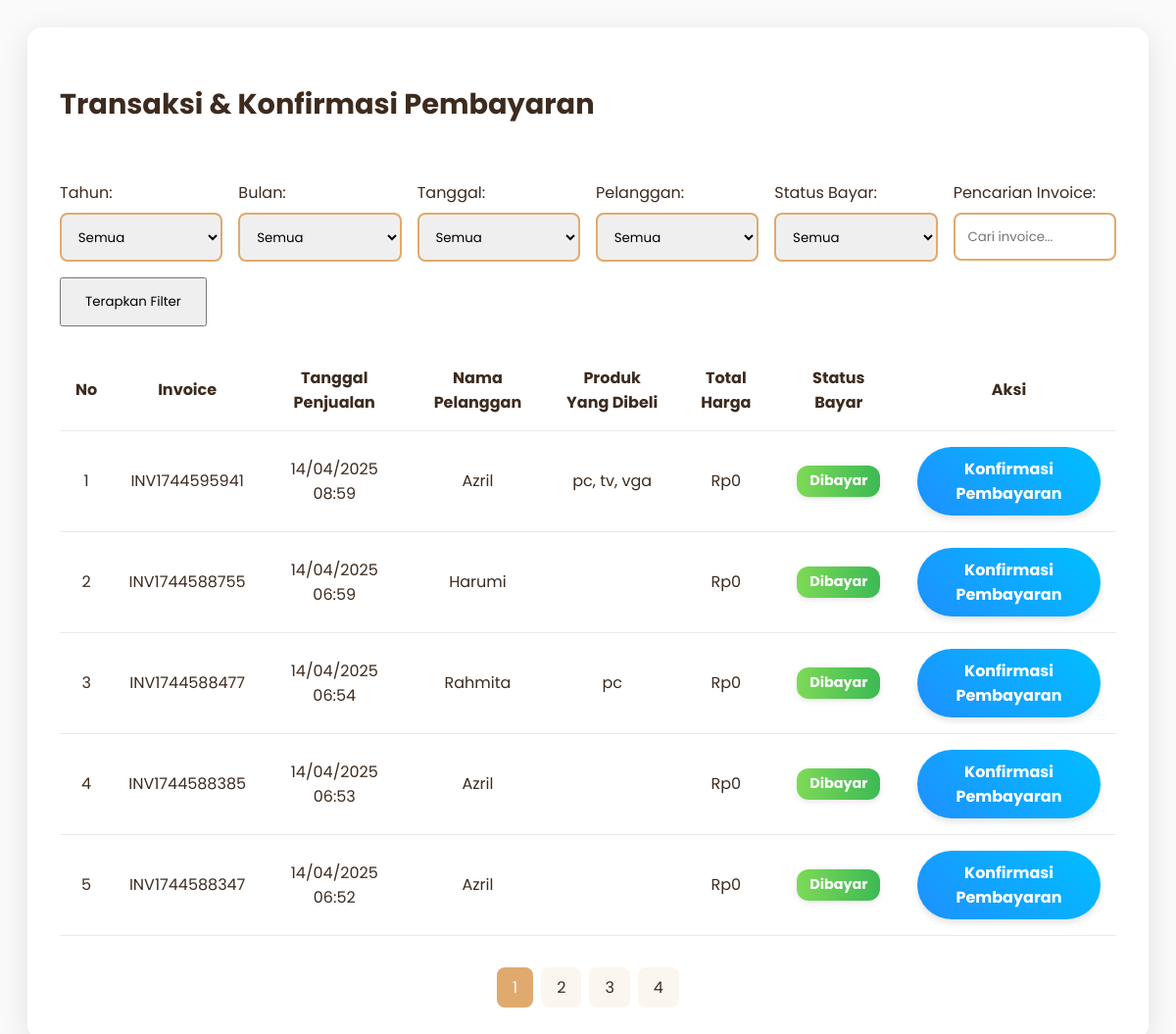
The page /admin/transaksi/transaksi.php on the database as committed earlier.
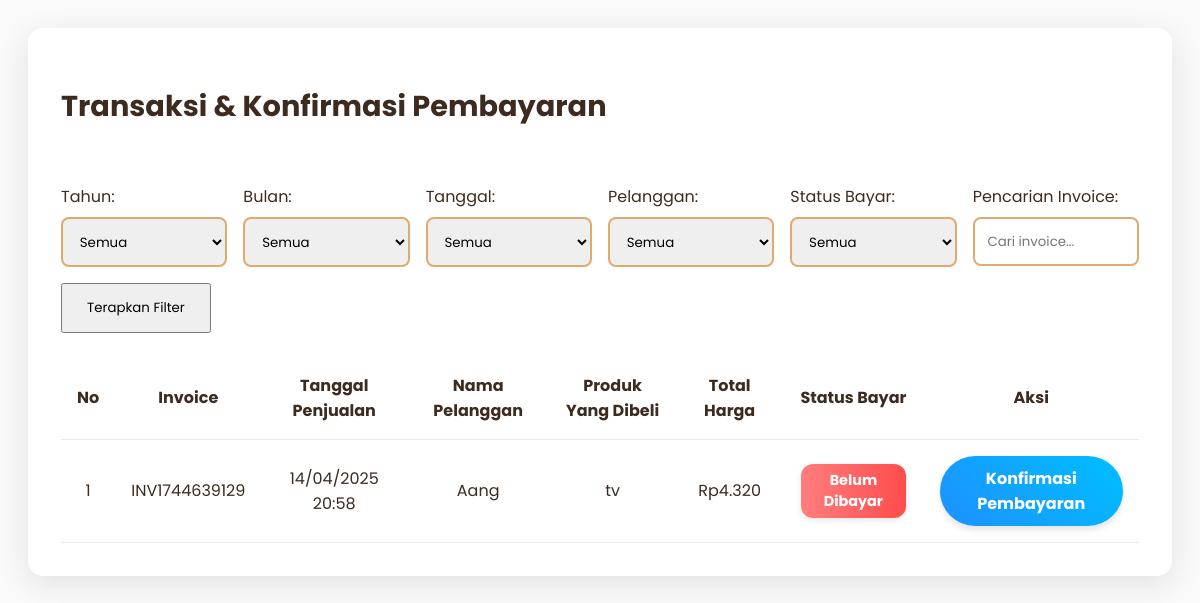
The same page on the database as committed later.
### tables this page shows
CREATE TABLE `penjualan` (
  `PenjualanID` int(10) NOT NULL,
  `TanggalPenjualan` datetime DEFAULT NULL,
  `tgl_bayar` datetime DEFAULT NULL,
  `PelangganID` int(10) DEFAULT NULL,
  `status_bayar` enum('belum dibayar','dibayar') NOT NULL DEFAULT 'belum dibayar',
  `invoice` varchar(50) NOT NULL,
  `diskon` decimal(5,2) DEFAULT NULL,
  `pajak` decimal(5,2) DEFAULT NULL,
  `updated_at` datetime DEFAULT current_timestamp() ON UPDATE current_timestamp()
);

CREATE TABLE `pelanggan` (
  `PelangganID` int(10) NOT NULL,
  `NamaPelanggan` varchar(255) DEFAULT NULL,
  `Alamat` text DEFAULT NULL,
  `NomorTelepon` varchar(20) DEFAULT NULL,
  `jk` enum('Laki_Laki','Perempuan') NOT NULL
);

### admin/transaksi/transaksi.php (the view, shortened to what the changed rows need)
<?php
$koneksi = new mysqli("localhost", "root", "", "kasir_reddra");
$tahun            = isset($_GET['tahun']) ? $_GET['tahun'] : '';
$bulan            = isset($_GET['bulan']) ? $_GET['bulan'] : '';
$tanggal          = isset($_GET['tanggal']) ? $_GET['tanggal'] : '';
$pelanggan_filter = isset($_GET['pelanggan']) ? $_GET['pelanggan'] : '';
$search           = isset($_GET['search']) ? $_GET['search'] : '';
$status_filter    = isset($_GET['status_bayar']) ? $_GET['status_bayar'] : '';
$where_conditions = [];
$params = [];
$param_types = "";
$where_clause = (count($where_conditions) > 0) ? "WHERE " . implode(" AND ", $where_conditions) : "";
$results_per_page = 5;
$page = isset($_GET['page']) ? intval($_GET['page']) : 1;
$page = ($page < 1) ? 1 : $page;
$start_from = ($page - 1) * $results_per_page;
$query = "SELECT
            p.PenjualanID,
            p.invoice,
            p.TanggalPenjualan,
            pel.NamaPelanggan,
            p.status_bayar,
            IFNULL(MAX(dp.total_harga), 0) AS Total_Harga,
            GROUP_CONCAT(prod.NamaProduk SEPARATOR ', ') AS Produk_Dibeli
          FROM penjualan p
          LEFT JOIN pelanggan pel ON p.PelangganID = pel.PelangganID
          LEFT JOIN detailpenjualan dp ON p.PenjualanID = dp.PenjualanID
          LEFT JOIN produk prod ON dp.ProdukID = prod.ProdukID
          $where_clause
          GROUP BY p.PenjualanID
          ORDER BY p.PenjualanID DESC
          LIMIT ?, ?";
$params_for_query = $params;
$params_for_query[] = $start_from;
$params_for_query[] = $results_per_page;
$param_types_for_query = $param_types . "ii";
$stmt = $koneksi->prepare($query);
if ($stmt) {
    if ($params_for_query) {
        $stmt->bind_param($param_types_for_query, ...$params_for_query);
    }
    $stmt->execute();
    $result = $stmt->get_result();
} else {
    die("Query error: " . $koneksi->error);
}
$count_query = "SELECT COUNT(*) AS total FROM (
                    SELECT p.PenjualanID
                    FROM penjualan p
                    LEFT JOIN pelanggan pel ON p.PelangganID = pel.PelangganID
                    $where_clause
                    GROUP BY p.PenjualanID
                ) AS subquery";
$count_stmt = $koneksi->prepare($count_query);
if ($count_stmt) {
    $count_stmt->execute();
    $count_result = $count_stmt->get_result();
    $row_total = $count_result->fetch_assoc();
    $total_data = $row_total["total"] ?? 0;
    $total_pages = ceil($total_data / $results_per_page);
} else {
    $total_pages = 1;
}
?>
<!DOCTYPE html>
<html lang="id">
<head>
    <link rel="stylesheet" href="https://cdnjs.cloudflare.com/ajax/libs/font-awesome/6.4.0/css/all.min.css">
    <link rel="stylesheet" href="https://cdn.jsdelivr.net/npm/sweetalert2@11/dist/sweetalert2.min.css">
</head>
<body>
    <div class="glass-panel">
        <div class="header">
            <h2 class="page-title">Transaksi & Konfirmasi Pembayaran</h2>
        </div>
        <table class="data-table">
            <thead>
                <tr>
                    <th>No</th>
                    <th>Invoice</th>
                    <th>Tanggal Penjualan</th>
                    <th>Nama Pelanggan</th>
                    <th>Produk Yang Dibeli</th>
                    <th>Total Harga</th>
                    <th>Status Bayar</th>
                    <th>Aksi</th>
                </tr>
            </thead>
            <tbody id="tableBody">
                <?php if ($result && $result->num_rows > 0): ?>
                <?php $no = 1 + (($page - 1) * $results_per_page); ?>
                <?php while ($row = $result->fetch_assoc()): ?>
                <tr>
                    <td><?= $no++ ?></td>
                    <td><?= htmlspecialchars($row['invoice']) ?></td>
                    <td><?= date('d/m/Y H:i', strtotime($row['TanggalPenjualan'])) ?></td>
                    <td><?= htmlspecialchars($row['NamaPelanggan'] ?? 'Umum') ?></td>
                    <td><?= htmlspecialchars($row['Produk_Dibeli']) ?></td>
                    <td>Rp<?= number_format($row['Total_Harga'], 0, ',', '.') ?></td>
                    <td>
                        <?php if ($row['status_bayar'] == 'belum dibayar'): ?>
                        <span class="badge status-belum"><?= htmlspecialchars($row['status_bayar']) ?></span>
                        <?php else: ?>
                        <span class="badge status-dibayar"><?= htmlspecialchars($row['status_bayar']) ?></span>
                        <?php endif; ?>
                    </td>
                    <td>
                        <a href="konfirmasi.php?id=<?= $row['PenjualanID'] ?>" class="btn-konfirmasi">Konfirmasi
                            Pembayaran</a>
                    </td>
                </tr>
                <?php endwhile; ?>
                <?php else: ?>
                <tr>
                    <td colspan="8" style="text-align:center; padding:2rem;">Tidak ada data transaksi</td>
                </tr>
                <?php endif; ?>
            </tbody>
        </table>
        <?php if ($total_pages > 1): ?>
        <div class="pagination">
            <?php
                $query_str = "tahun=" . urlencode($tahun) . "&bulan=" . urlencode($bulan) . "&tanggal=" . urlencode($tanggal);
                $query_str .= ($pelanggan_filter !== "") ? "&pelanggan=" . urlencode($pelanggan_filter) : "";
                $query_str .= ($status_filter !== "") ? "&status_bayar=" . urlencode($status_filter) : "";
                $query_str .= ($search !== "") ? "&search=" . urlencode($search) : "";
            ?>
            <?php for ($i = 1; $i <= $total_pages; $i++): ?>
            <a href="?page=<?= $i ?>&<?= $query_str ?>" class="page-item <?= $i == $page ? 'active' : '' ?>">
                <?= $i ?>
            </a>
            <?php endfor; ?>
        </div>
        <?php endif; ?>
    </div>
</body>
</html>

Rows that differ between the two databases and show on the page:
removed penjualan: invoice "INV1744595941", TanggalPenjualan "14/04/2025 08:59", PelangganID.NamaPelanggan "Azril", Produk_Dibeli "pc, tv, vga", Total_Harga "0", status_bayar "Dibayar"
removed penjualan: invoice "INV1744588755", TanggalPenjualan "14/04/2025 06:59", PelangganID.NamaPelanggan "Harumi", Total_Harga "0", status_bayar "Dibayar"
removed penjualan: invoice "INV1744588477", TanggalPenjualan "14/04/2025 06:54", PelangganID.NamaPelanggan "Rahmita", Produk_Dibeli "pc", Total_Harga "0", status_bayar "Dibayar"
removed penjualan: invoice "INV1744588385", TanggalPenjualan "14/04/2025 06:53", PelangganID.NamaPelanggan "Azril", Total_Harga "0", status_bayar "Dibayar"
removed penjualan: invoice "INV1744588347", TanggalPenjualan "14/04/2025 06:52", PelangganID.NamaPelanggan "Azril", Total_Harga "0", status_bayar "Dibayar"
added penjualan: invoice "INV1744639129", TanggalPenjualan "14/04/2025 20:58", PelangganID.NamaPelanggan "Aang", Produk_Dibeli "tv", Total_Harga "4.320", status_bayar "Belum Dibayar"
Other text that changed with them:
list line gone: "1"
list line gone: "2"
list line gone: "3"
list line gone: "4"
